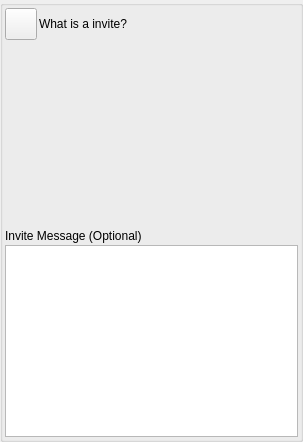
<?xml version="1.0" encoding="UTF-8"?>
<ui version="4.0">
 <class>AppletInviteCreateUi</class>
 <widget class="QWidget" name="AppletInviteCreateUi">
  <property name="geometry">
   <rect>
    <x>0</x>
    <y>0</y>
    <width>303</width>
    <height>442</height>
   </rect>
  </property>
  <property name="sizePolicy">
   <sizepolicy hsizetype="Expanding" vsizetype="Expanding">
    <horstretch>0</horstretch>
    <verstretch>0</verstretch>
   </sizepolicy>
  </property>
  <property name="minimumSize">
   <size>
    <width>0</width>
    <height>0</height>
   </size>
  </property>
  <property name="maximumSize">
   <size>
    <width>16777215</width>
    <height>16777215</height>
   </size>
  </property>
  <property name="windowTitle">
   <string>Create Invite</string>
  </property>
  <layout class="QGridLayout" name="gridLayout">
   <property name="leftMargin">
    <number>0</number>
   </property>
   <property name="topMargin">
    <number>0</number>
   </property>
   <property name="rightMargin">
    <number>0</number>
   </property>
   <property name="bottomMargin">
    <number>0</number>
   </property>
   <property name="spacing">
    <number>0</number>
   </property>
   <item row="0" column="0">
    <widget class="QGroupBox" name="StyledDlgItemsBox">
     <property name="sizePolicy">
      <sizepolicy hsizetype="Expanding" vsizetype="Expanding">
       <horstretch>0</horstretch>
       <verstretch>0</verstretch>
      </sizepolicy>
     </property>
     <property name="minimumSize">
      <size>
       <width>0</width>
       <height>0</height>
      </size>
     </property>
     <property name="title">
      <string/>
     </property>
     <layout class="QVBoxLayout" name="verticalLayout">
      <property name="spacing">
       <number>2</number>
      </property>
      <property name="leftMargin">
       <number>2</number>
      </property>
      <property name="topMargin">
       <number>2</number>
      </property>
      <property name="rightMargin">
       <number>2</number>
      </property>
      <property name="bottomMargin">
       <number>2</number>
      </property>
      <item>
       <layout class="QHBoxLayout" name="horizontalLayout">
        <item>
         <widget class="VxPushButton" name="m_InviteInfoButton">
          <property name="sizePolicy">
           <sizepolicy hsizetype="Fixed" vsizetype="Fixed">
            <horstretch>0</horstretch>
            <verstretch>0</verstretch>
           </sizepolicy>
          </property>
          <property name="minimumSize">
           <size>
            <width>32</width>
            <height>32</height>
           </size>
          </property>
          <property name="maximumSize">
           <size>
            <width>32</width>
            <height>32</height>
           </size>
          </property>
          <property name="text">
           <string notr="true"/>
          </property>
         </widget>
        </item>
        <item>
         <widget class="QLabel" name="m_InviteInfoLabel">
          <property name="text">
           <string>What is a invite?</string>
          </property>
         </widget>
        </item>
       </layout>
      </item>
      <item>
       <widget class="InviteUrlWidget" name="m_InviteUrlWidget" native="true">
        <property name="sizePolicy">
         <sizepolicy hsizetype="Preferred" vsizetype="Expanding">
          <horstretch>0</horstretch>
          <verstretch>0</verstretch>
         </sizepolicy>
        </property>
       </widget>
      </item>
      <item>
       <widget class="ClipboardCopyWidget" name="m_ClipboardCopyWidget" native="true"/>
      </item>
      <item>
       <widget class="QLabel" name="label">
        <property name="text">
         <string>Invite Message (Optional)</string>
        </property>
       </widget>
      </item>
      <item>
       <widget class="QPlainTextEdit" name="m_InviteMessageTextEdit">
        <property name="sizePolicy">
         <sizepolicy hsizetype="Expanding" vsizetype="Expanding">
          <horstretch>0</horstretch>
          <verstretch>0</verstretch>
         </sizepolicy>
        </property>
        <property name="plainText">
         <string notr="true"/>
        </property>
       </widget>
      </item>
     </layout>
    </widget>
   </item>
  </layout>
 </widget>
 <customwidgets>
  <customwidget>
   <class>ClipboardCopyWidget</class>
   <extends>QWidget</extends>
   <header>ClipboardCopyWidget.h</header>
   <container>1</container>
  </customwidget>
  <customwidget>
   <class>InviteUrlWidget</class>
   <extends>QWidget</extends>
   <header>InviteUrlWidget.h</header>
   <container>1</container>
  </customwidget>
  <customwidget>
   <class>VxPushButton</class>
   <extends>QPushButton</extends>
   <header>VxPushButton.h</header>
  </customwidget>
 </customwidgets>
 <resources/>
 <connections/>
</ui>
